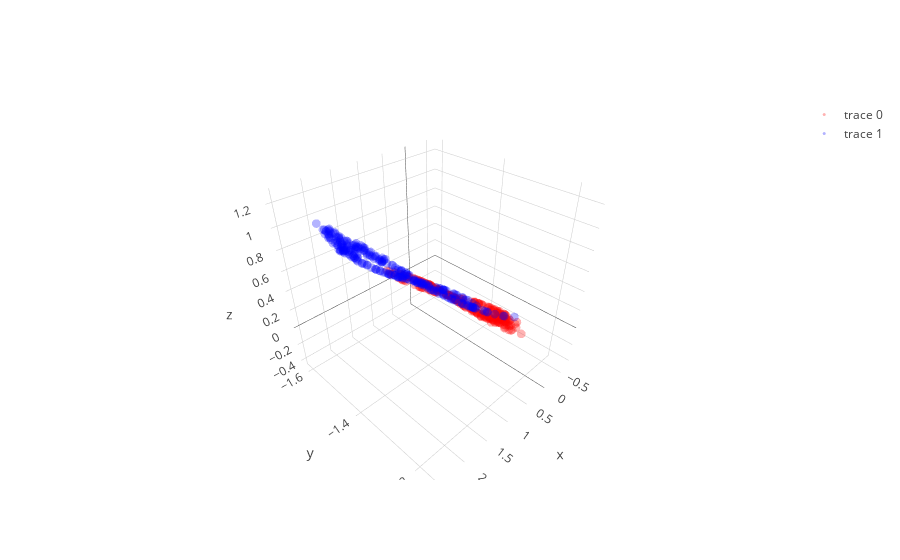

The notebook cell this image was saved under:
### Code cell
# with all scale
expand_dim = 3
w1 = np.random.randn(2,expand_dim)
w2 = np.random.randn(expand_dim,1)
a  = np.ones(expand_dim); b = np.ones(expand_dim); c = np.zeros(expand_dim)

w1 = _sym_decorrelation(w1)
w2 = w2/(np.sqrt(np.sum(w2**2)))

temp_X = np.copy(X)
mini_batch_size = 50
for iter in range(2000):
    cum_loss = 0; temp_X   = shuffle(temp_X)
    
    for mini_batch in range(0,len(X),mini_batch_size):
        current_batch = temp_X[mini_batch:mini_batch+mini_batch_size]
        
        layer1 = current_batch @ w1
        layer1 = layer1  + (1/(iter+1))*np.random.randn(mini_batch_size,expand_dim)
        layer1a= a*g(b*layer1)+c
        layer1a= layer1a + (1/(iter+1))*np.random.randn(mini_batch_size,expand_dim)
        layer2 = layer1a       @ w2
        loss   = (w2.T @ layer1a.T @ layer1a @ w2).mean() + (w1.T @ current_batch.T @ current_batch @ w1).mean()
        
        grad2 = -layer1a.T @ layer1a @ w2 
        grad1a= -layer1a@w2@w2.T
        grada = grad1a*g(b*layer1)
        gradb = grad1a*a*g_grad(b*layer1)*layer1
        gradc = grad1a
        grad1 = current_batch.T @(grad1a*a*g_grad(b*layer1)*b) - 2.5 * current_batch.T @ current_batch @ w1 

        w2 = w2 - 0.0001  * grad2+ (1/(iter+1))*np.random.randn(expand_dim,1)
        a = a -   0.000009    * grada.sum(0)+ (1/(iter+1))*np.random.randn(expand_dim)
        b = b -   0.000009    * gradb.sum(0)+ (1/(iter+1))*np.random.randn(expand_dim)
        c = c -   0.0000009   * gradc.sum(0) + (1/(iter+1))*np.random.randn(expand_dim)
        w1 = w1 - 0.00000001  * grad1+ (1/(iter+1))*np.random.randn(2,expand_dim)
        
        w1 = _sym_decorrelation(w1)
        w2 = w2/(np.sqrt(np.sum(w2**2)))
        a  = (a-a.mean())/a.std()
        b  = (b-b.mean())/b.std()
        c  = (c-c.mean())/c.std()
        cum_loss      = cum_loss + loss.mean()
        
    if iter%500==0:print('Iter : ',iter," Loss: ",cum_loss)

# projection
projected_mine = (a*g(b*(X @ w1))+c) @ w2

plt.figure(figsize=(20,5))
plt.subplot(1, 3, 1)
plt.scatter(X[y==0, 0], X[y==0, 1], color='red', alpha=0.5)
plt.scatter(X[y==1, 0], X[y==1, 1], color='blue', alpha=0.5)
plt.quiver(X.mean(0)[0], X.mean(0)[1], evector[0,0],evector[0,1], color=['b'], scale=2.5)
plt.quiver(X.mean(0)[0], X.mean(0)[1], evector[1,0],evector[1,1], color=['g'], scale=2.5)

plt.subplot(1, 3, 2,projection='3d')
one_layer_project = (a*g(b*(X @ w1))+c)
plt.scatter(one_layer_project[:,0],one_layer_project[:,1],one_layer_project[:,2], color='red')

plt.subplot(1, 3, 3)
plt.scatter(projected_mine[y==0], np.zeros((len(projected_mine)//2)),  color='red', alpha=0.05)
plt.scatter(projected_mine[y==1], np.zeros((len(projected_mine)//2)), color='blue', alpha=0.05)
plt.show()

trace1 = go.Scatter3d(
    x=one_layer_project[y==0,0],
    y=one_layer_project[y==0,1],
    z=one_layer_project[y==0,2],
    mode='markers',
    line=dict(color='red',width=0.5),
    marker=dict(size=3,opacity=0.3)
)
trace2 = go.Scatter3d(
    x=one_layer_project[y==1,0],
    y=one_layer_project[y==1,1],
    z=one_layer_project[y==1,2],
    mode='markers',
    line=dict(color='blue',width=0.5),
    marker=dict(size=3,opacity=0.3)
)
data = [trace1,trace2]
fig  = go.Figure(data=data)
iplot(fig)

### Figure 1 — Plotly figure (JSON) as saved in the notebook; plotly's stock layout.template omitted (floating-point values rounded to 4 significant figures; data arrays with more than 128 entries replaced by an {"elided": "..."} marker saying what was removed)
{"data": [{"line": {"color": "red", "width": 0.5}, "marker": {"opacity": 0.3, "size": 3}, "mode": "markers", "type": "scatter3d", "uid": "377b1d1c-08fe-4ec5-899e-c7655b98b583", "x": {"elided": "250 float values"}, "y": {"elided": "250 float values"}, "z": {"elided": "250 float values"}}, {"line": {"color": "blue", "width": 0.5}, "marker": {"opacity": 0.3, "size": 3}, "mode": "markers", "type": "scatter3d", "uid": "e2a20c4b-dea8-47db-be91-dc5c51b02900", "x": {"elided": "250 float values"}, "y": {"elided": "250 float values"}, "z": {"elided": "250 float values"}}], "layout": {}}
